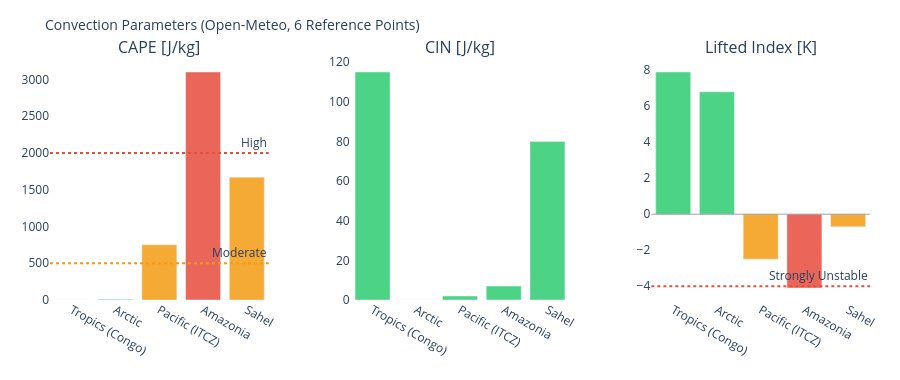

The code cell stored with this chart in its notebook:
### Markdown cell above
---
## 3. Visualizations

### Code cell
# ============================================================
# CAPE / CIN / LIFTED INDEX – Convection potential
# ============================================================

if not df_atm.empty:
    fig = make_subplots(
        rows=1, cols=3,
        subplot_titles=['CAPE [J/kg]', 'CIN [J/kg]', 'Lifted Index [K]'],
        horizontal_spacing=0.1
    )
    pts = df_atm['point'].tolist()
    pt_colors = ['#E85D24','#185FA5','#888780','#378ADD','#639922','#F2A623']

    # CAPE – höher = mehr Gewitterpotential
    cape_vals = df_atm['cape'].fillna(0).tolist()
    cape_colors = ['#e74c3c' if v > 2000 else '#f39c12' if v > 500 else '#2ecc71'
                   for v in cape_vals]
    fig.add_trace(go.Bar(x=pts, y=cape_vals, marker_color=cape_colors,
                         opacity=0.85, showlegend=False), row=1, col=1)
    fig.add_hline(y=2000, line_dash='dot', line_color='#e74c3c',
                  annotation_text='High', row=1, col=1)
    fig.add_hline(y=500,  line_dash='dot', line_color='#f39c12',
                  annotation_text='Moderate', row=1, col=1)

    # CIN – negativer = stärker gedeckelt (weniger Auslöse)
    cin_vals = df_atm['cin'].fillna(0).tolist()
    cin_colors = ['#e74c3c' if v < -200 else '#f39c12' if v < -50 else '#2ecc71'
                  for v in cin_vals]
    fig.add_trace(go.Bar(x=pts, y=cin_vals, marker_color=cin_colors,
                         opacity=0.85, showlegend=False), row=1, col=2)

    # Lifted Index – negativ = instabil
    li_vals = df_atm['li'].fillna(0).tolist()
    li_colors = ['#e74c3c' if v < -4 else '#f39c12' if v < 0 else '#2ecc71'
                 for v in li_vals]
    fig.add_trace(go.Bar(x=pts, y=li_vals, marker_color=li_colors,
                         opacity=0.85, showlegend=False), row=1, col=3)
    fig.add_hline(y=0, line_color='gray', line_width=0.7, row=1, col=3)
    fig.add_hline(y=-4, line_dash='dot', line_color='#e74c3c',
                  annotation_text='Strongly Unstable', row=1, col=3)

    fig.update_layout(
        title=dict(text='Convection Parameters (Open-Meteo, 6 Reference Points)', font=dict(size=14)),
        height=380, plot_bgcolor='rgba(0,0,0,0)', paper_bgcolor='rgba(0,0,0,0)',
        margin=dict(l=50, r=30, t=60, b=80)
    )
    fig.update_xaxes(tickangle=30)
    fig.show()

### Figure 1 — Plotly figure (JSON) as saved in the notebook; plotly's stock layout.template omitted (floating-point values rounded to 4 significant figures)
{"data": [{"marker": {"color": ["#2ecc71", "#2ecc71", "#f39c12", "#e74c3c", "#f39c12"]}, "opacity": 0.85, "showlegend": false, "type": "bar", "x": ["Tropics (Congo)", "Arctic", "Pacific (ITCZ)", "Amazonia", "Sahel"], "xaxis": "x", "y": [0.0, 10.0, 750.0, 3100.0, 1670.0], "yaxis": "y"}, {"marker": {"color": ["#2ecc71", "#2ecc71", "#2ecc71", "#2ecc71", "#2ecc71"]}, "opacity": 0.85, "showlegend": false, "type": "bar", "x": ["Tropics (Congo)", "Arctic", "Pacific (ITCZ)", "Amazonia", "Sahel"], "xaxis": "x2", "y": [115.0, 0.0, 2.0, 7.0, 80.0], "yaxis": "y2"}, {"marker": {"color": ["#2ecc71", "#2ecc71", "#f39c12", "#e74c3c", "#f39c12"]}, "opacity": 0.85, "showlegend": false, "type": "bar", "x": ["Tropics (Congo)", "Arctic", "Pacific (ITCZ)", "Amazonia", "Sahel"], "xaxis": "x3", "y": [7.9, 6.8, -2.5, -4.1, -0.7], "yaxis": "y3"}], "layout": {"annotations": [{"font": {"size": 16}, "showarrow": false, "text": "CAPE [J/kg]", "x": 0.1333, "xanchor": "center", "xref": "paper", "y": 1.0, "yanchor": "bottom", "yref": "paper"}, {"font": {"size": 16}, "showarrow": false, "text": "CIN [J/kg]", "x": 0.5, "xanchor": "center", "xref": "paper", "y": 1.0, "yanchor": "bottom", "yref": "paper"}, {"font": {"size": 16}, "showarrow": false, "text": "Lifted Index [K]", "x": 0.8667, "xanchor": "center", "xref": "paper", "y": 1.0, "yanchor": "bottom", "yref": "paper"}, {"showarrow": false, "text": "High", "x": 1, "xanchor": "right", "xref": "x domain", "y": 2000, "yanchor": "bottom", "yref": "y"}, {"showarrow": false, "text": "Moderate", "x": 1, "xanchor": "right", "xref": "x domain", "y": 500, "yanchor": "bottom", "yref": "y"}, {"showarrow": false, "text": "Strongly Unstable", "x": 1, "xanchor": "right", "xref": "x3 domain", "y": -4, "yanchor": "bottom", "yref": "y3"}], "height": 380, "margin": {"b": 80, "l": 50, "r": 30, "t": 60}, "paper_bgcolor": "rgba(0,0,0,0)", "plot_bgcolor": "rgba(0,0,0,0)", "shapes": [{"line": {"color": "#e74c3c", "dash": "dot"}, "type": "line", "x0": 0, "x1": 1, "xref": "x domain", "y0": 2000, "y1": 2000, "yref": "y"}, {"line": {"color": "#f39c12", "dash": "dot"}, "type": "line", "x0": 0, "x1": 1, "xref": "x domain", "y0": 500, "y1": 500, "yref": "y"}, {"line": {"color": "gray", "width": 0.7}, "type": "line", "x0": 0, "x1": 1, "xref": "x3 domain", "y0": 0, "y1": 0, "yref": "y3"}, {"line": {"color": "#e74c3c", "dash": "dot"}, "type": "line", "x0": 0, "x1": 1, "xref": "x3 domain", "y0": -4, "y1": -4, "yref": "y3"}], "title": {"font": {"size": 14}, "text": "Convection Parameters (Open-Meteo, 6 Reference Points)"}, "xaxis": {"anchor": "y", "domain": [0.0, 0.2667], "tickangle": 30}, "xaxis2": {"anchor": "y2", "domain": [0.3667, 0.6333], "tickangle": 30}, "xaxis3": {"anchor": "y3", "domain": [0.7333, 1.0], "tickangle": 30}, "yaxis": {"anchor": "x", "domain": [0.0, 1.0]}, "yaxis2": {"anchor": "x2", "domain": [0.0, 1.0]}, "yaxis3": {"anchor": "x3", "domain": [0.0, 1.0]}}}
